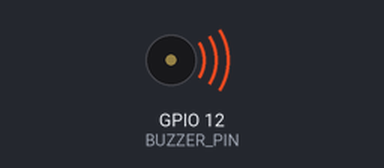
A program run on a simulated Raspberry Pi (BCM pin numbers). Parts: buzzer (waves = sounding). At 30.0 s the program stops and its outputs stay as they are.

Above: at 0.1 s.
At 30.1 s:
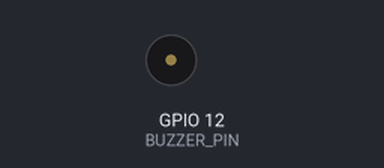
Timing chart, 0 to 31.5 s (numbered marks = the images above):
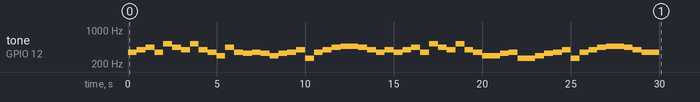

Measured:
- by itself, tone on GPIO 12 (BUZZER_PIN): plays 349 Hz for 0.50 s, 392 Hz for 0.50 s, 440 Hz for 0.50 s, 349 Hz for 0.50 s, 523 Hz for 0.50 s, 440 Hz for 0.50 s … (55 notes in this stretch)

The program:

pizeo_buzzer_Schoolbell.py
```python
#도레미파솔라시도 출력하기
import RPi.GPIO as GPIO
import time

BUZZER_PIN = 12
GPIO.setmode(GPIO.BCM)
GPIO.setup(BUZZER_PIN, GPIO.OUT)

# 주파수 설정 (262Hz)
pwm = GPIO.PWM(BUZZER_PIN, 262)
pwm.start(10) # duty cycle (0 ~10)

#도레미파솔라시도
melody = [349,392,440,349,523,440,392,523,392,349,294,440,349,
330,349,330,294,330,349,392,262,349,392,440,466,466,440,392,349,
392,349,392,440,349,523,440,392,523,392,349,294,294,330,349,262,262,
294,330,349,392,262,349,
392,440,466,466,440,392,349,349]

try:
    for i in melody:
        pwm.ChangeFrequency(i)
        time.sleep(0.5)


finally:
    pwm.stop()
    GPIO.cleanup()
```
